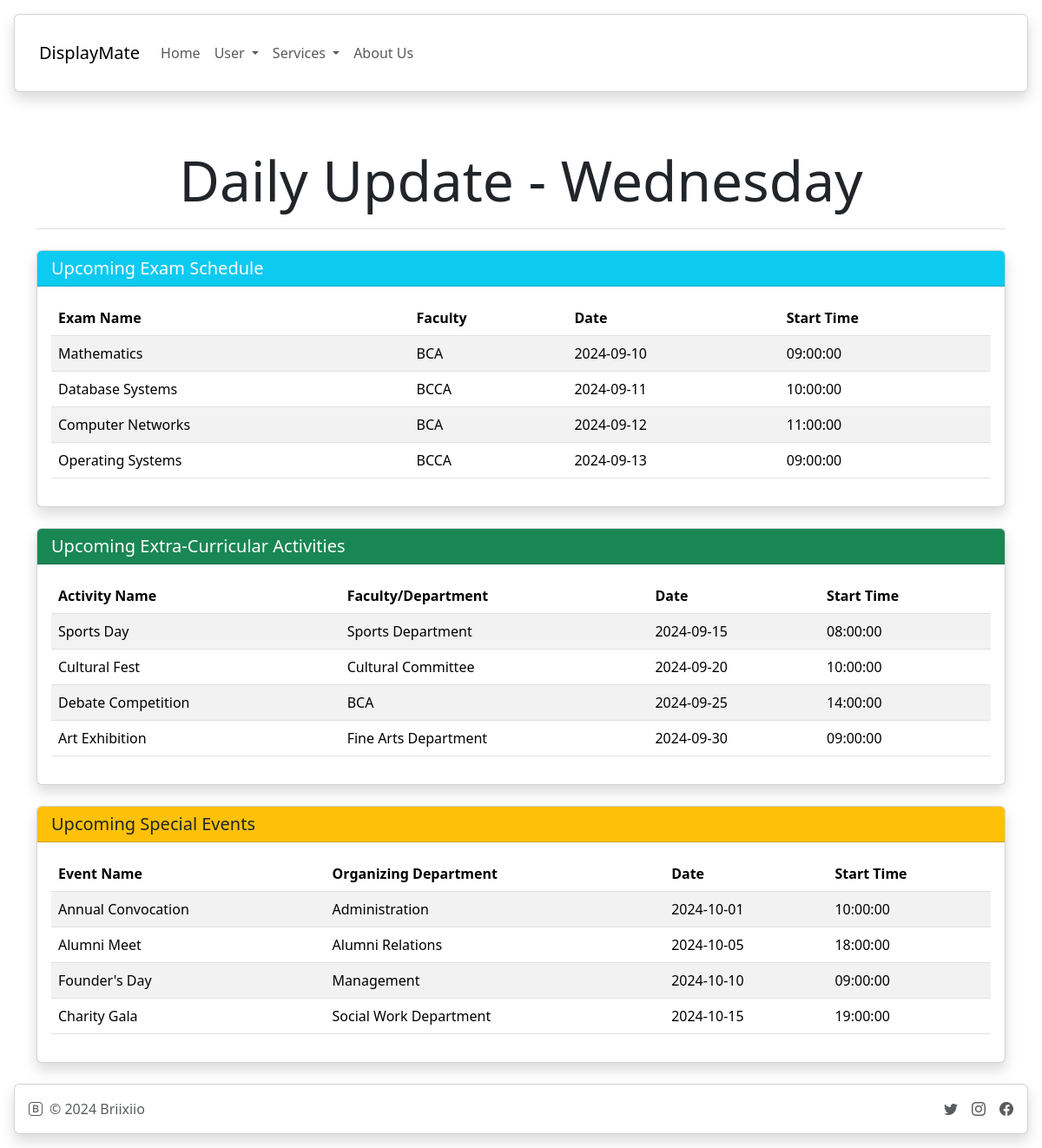
Page /news.php on the committed database.
### tables this page shows
CREATE TABLE `exams` (
  `id` int(11) NOT NULL,
  `exam_name` varchar(255) NOT NULL,
  `faculty` varchar(255) NOT NULL,
  `exam_date` date NOT NULL,
  `start_time` time NOT NULL
);

CREATE TABLE `extra_curricular` (
  `id` int(11) NOT NULL,
  `activity_name` varchar(255) NOT NULL,
  `faculty_department` varchar(255) NOT NULL,
  `activity_date` date NOT NULL,
  `start_time` time NOT NULL
);

CREATE TABLE `special_events` (
  `id` int(11) NOT NULL,
  `event_name` varchar(255) NOT NULL,
  `organizing_department` varchar(255) NOT NULL,
  `event_date` date NOT NULL,
  `start_time` time NOT NULL
);

### functions.php (called while the page is built, shortened)
<?php
function fetchRecords($pdo, $table = null, $customQuery = null)
{
    if ($customQuery !== null) {
        $sql = $customQuery;
    } else {
        $sql = "SELECT * FROM $table";
    }
    $stmt = $pdo->prepare($sql);
    $stmt->execute();
    return $stmt->fetchAll(PDO::FETCH_ASSOC);
}

### news.php (the view, shortened to what this page needs)
<?php
require 'functions.php';
require 'config.php';
$currentDay = date('l');
$exams = fetchRecords($pdo, 'exams');
$extra_curricular = fetchRecords($pdo, 'extra_curricular');
$special_events = fetchRecords($pdo, 'special_events');
?>
<!DOCTYPE html>
<html lang="en">
<head>
    <link rel="stylesheet" href="vendor/twbs/bootstrap/dist/css/bootstrap.min.css">
    <link rel="stylesheet" href="vendor/twbs/bootstrap-icons/font/bootstrap-icons.css">
</head>
<body>
    <?php include './_partials/navbar.php'; ?>
    <div class="container mt-5">
        <h1 class="text-center py-3 mb-4 border-bottom display-3">Daily Update - <?php echo htmlspecialchars($currentDay); ?></h1>
    </div>
    <div class="container mt-4">
        <?php if (!empty($exams)): ?>
            <div class="card mb-4 shadow">
                <div class="card-header bg-info text-white">
                    <h5 class="card-title mb-0">Upcoming Exam Schedule</h5>
                </div>
                <div class="card-body">
                    <table class="table table-striped">
                        <thead>
                            <tr>
                                <th>Exam Name</th>
                                <th>Faculty</th>
                                <th>Date</th>
                                <th>Start Time</th>
                            </tr>
                        </thead>
                        <tbody>
                            <?php foreach ($exams as $exam): ?>
                                <tr>
                                    <td><?= htmlspecialchars($exam['exam_name']); ?></td>
                                    <td><?= htmlspecialchars($exam['faculty']); ?></td>
                                    <td><?= htmlspecialchars($exam['exam_date']); ?></td>
                                    <td><?= htmlspecialchars($exam['start_time']); ?></td>
                                </tr>
                            <?php endforeach; ?>
                        </tbody>
                    </table>
                </div>
            </div>
        <?php endif; ?>
        <?php if (!empty($extra_curricular)): ?>
            <div class="card mb-4 shadow">
                <div class="card-header bg-success text-white">
                    <h5 class="card-title mb-0">Upcoming Extra-Curricular Activities</h5>
                </div>
                <div class="card-body">
                    <table class="table table-striped">
                        <thead>
                            <tr>
                                <th>Activity Name</th>
                                <th>Faculty/Department</th>
                                <th>Date</th>
                                <th>Start Time</th>
                            </tr>
                        </thead>
                        <tbody>
                            <?php foreach ($extra_curricular as $activity): ?>
                                <tr>
                                    <td><?= htmlspecialchars($activity['activity_name']); ?></td>
                                    <td><?= htmlspecialchars($activity['faculty_department']); ?></td>
                                    <td><?= htmlspecialchars($activity['activity_date']); ?></td>
                                    <td><?= htmlspecialchars($activity['start_time']); ?></td>
                                </tr>
                            <?php endforeach; ?>
                        </tbody>
                    </table>
                </div>
            </div>
        <?php endif; ?>
        <?php if (!empty($special_events)): ?>
            <div class="card mb-4 shadow">
                <div class="card-header bg-warning text-dark">
                    <h5 class="card-title mb-0">Upcoming Special Events</h5>
                </div>
                <div class="card-body">
                    <table class="table table-striped">
                        <thead>
                            <tr>
                                <th>Event Name</th>
                                <th>Organizing Department</th>
                                <th>Date</th>
                                <th>Start Time</th>
                            </tr>
                        </thead>
                        <tbody>
                            <?php foreach ($special_events as $event): ?>
                                <tr>
                                    <td><?= htmlspecialchars($event['event_name']); ?></td>
                                    <td><?= htmlspecialchars($event['organizing_department']); ?></td>
                                    <td><?= htmlspecialchars($event['event_date']); ?></td>
                                    <td><?= htmlspecialchars($event['start_time']); ?></td>
                                </tr>
                            <?php endforeach; ?>
                        </tbody>
                    </table>
                </div>
            </div>
        <?php endif; ?>
    </div>
    <?php include './_partials/footer.php'; ?>
</body>
</html>

### rows in the picture
exams: exam_name "Mathematics", faculty "BCA", exam_date "2024-09-10", start_time "09:00:00"
exams: exam_name "Database Systems", faculty "BCCA", exam_date "2024-09-11", start_time "10:00:00"
exams: exam_name "Computer Networks", faculty "BCA", exam_date "2024-09-12", start_time "11:00:00"
exams: exam_name "Operating Systems", faculty "BCCA", exam_date "2024-09-13", start_time "09:00:00"
extra_curricular: activity_name "Sports Day", faculty_department "Sports Department", activity_date "2024-09-15", start_time "08:00:00"
extra_curricular: activity_name "Cultural Fest", faculty_department "Cultural Committee", activity_date "2024-09-20", start_time "10:00:00"
extra_curricular: activity_name "Debate Competition", faculty_department "BCA", activity_date "2024-09-25", start_time "14:00:00"
extra_curricular: activity_name "Art Exhibition", faculty_department "Fine Arts Department", activity_date "2024-09-30", start_time "09:00:00"
special_events: event_name "Annual Convocation", organizing_department "Administration", event_date "2024-10-01", start_time "10:00:00"
special_events: event_name "Alumni Meet", organizing_department "Alumni Relations", event_date "2024-10-05", start_time "18:00:00"
special_events: event_name "Founder's Day", organizing_department "Management", event_date "2024-10-10", start_time "09:00:00"
special_events: event_name "Charity Gala", organizing_department "Social Work Department", event_date "2024-10-15", start_time "19:00:00"

### other values in the picture
$item['label'] "Home"
$item['label'] "User"
$item['label'] "Services"
$item['label'] "About Us"
